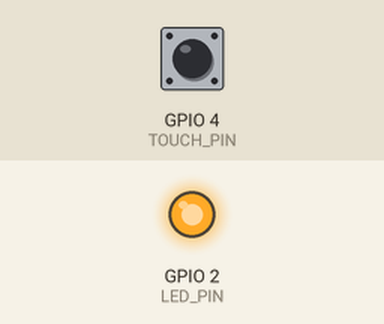
Recording of a sketch running on a simulated ESP32. On the bench: output pins drawn as LEDs (lit = HIGH). The inputs (shaded band) are chosen by the test bench; at power-on: GPIO 4 (TOUCH_PIN) HIGH.

Above: at 0.1 s.
Timing chart, 0 to 1.6 s (numbered marks = the images above):
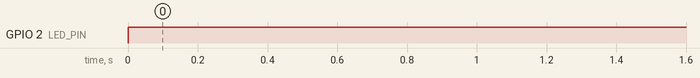

Measured:
- by itself, GPIO 2 (LED_PIN): LOW → HIGH at 0.00 s

The sketch:

ex04.ino
```cpp
#define TOUCH_PIN 4
#define LED_PIN 2
#define THRESHOLD 500

// 布尔状态变量：记录LED当前亮灭状态
bool ledState = false;

// 边缘检测变量：记录上一次是否触摸
bool lastTouched = false;

void setup() {
  pinMode(LED_PIN, OUTPUT);
  digitalWrite(LED_PIN, ledState);
  Serial.begin(115200);
}

void loop() {

  uint16_t touchValue = touchRead(TOUCH_PIN);
  // 判断当前是否正在触摸
  bool isTouched = (touchValue < THRESHOLD);


  if (isTouched == true && lastTouched == false) {
    // 翻转LED状态
    ledState = !ledState;
    digitalWrite(LED_PIN, ledState);


  }

  // 更新上一次状态，为下一次检测做准备
  lastTouched = isTouched;

  delay(100);
}
```
